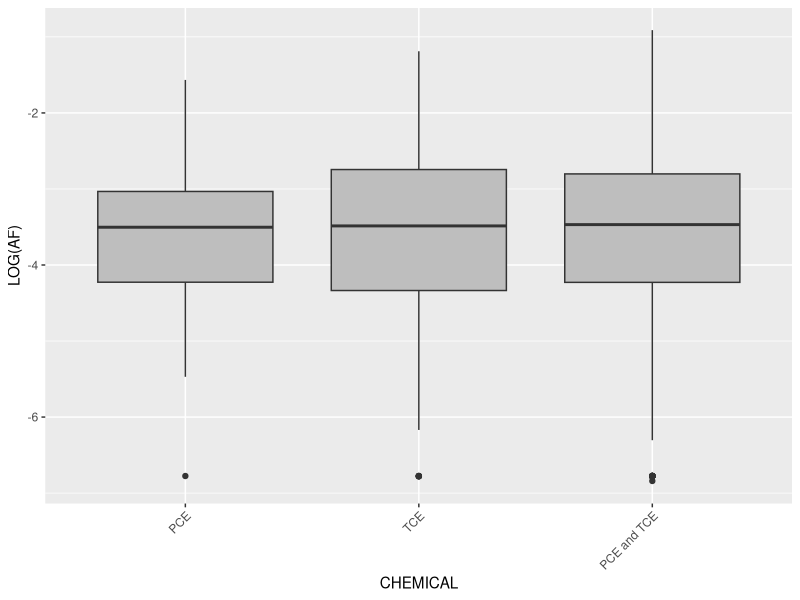
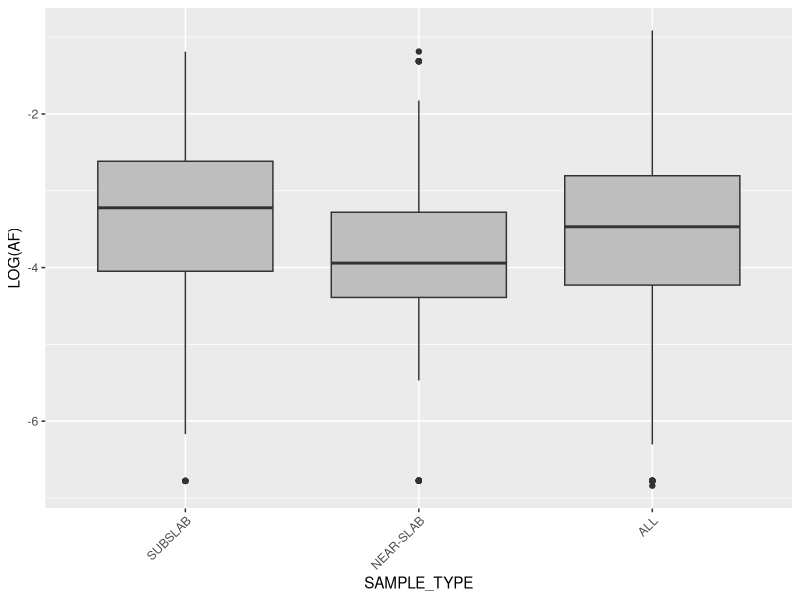
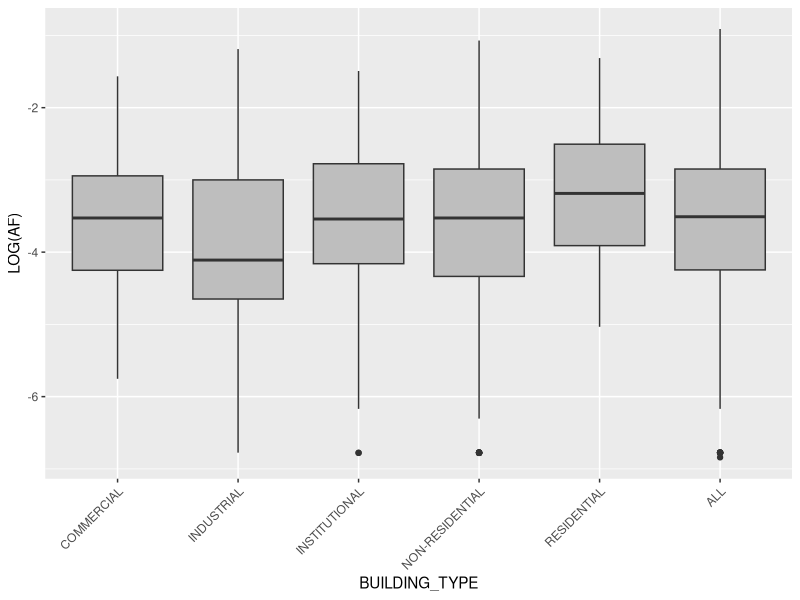
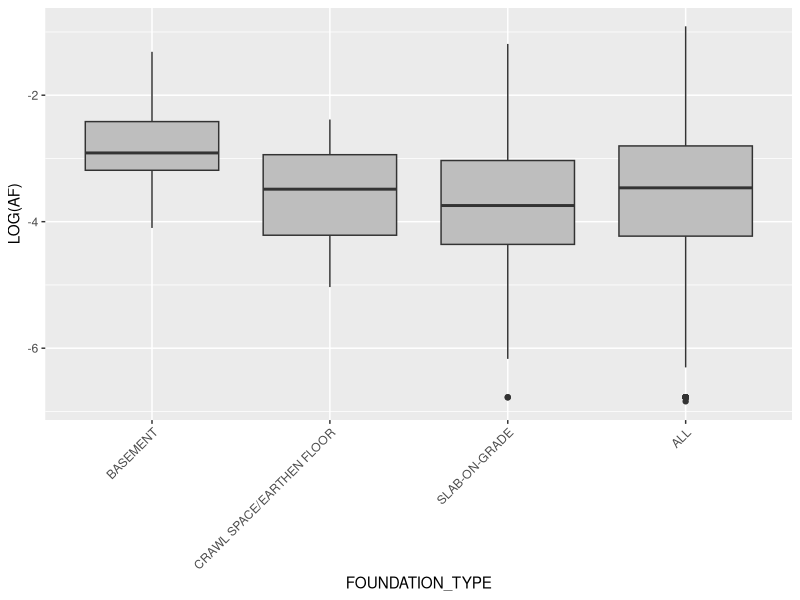
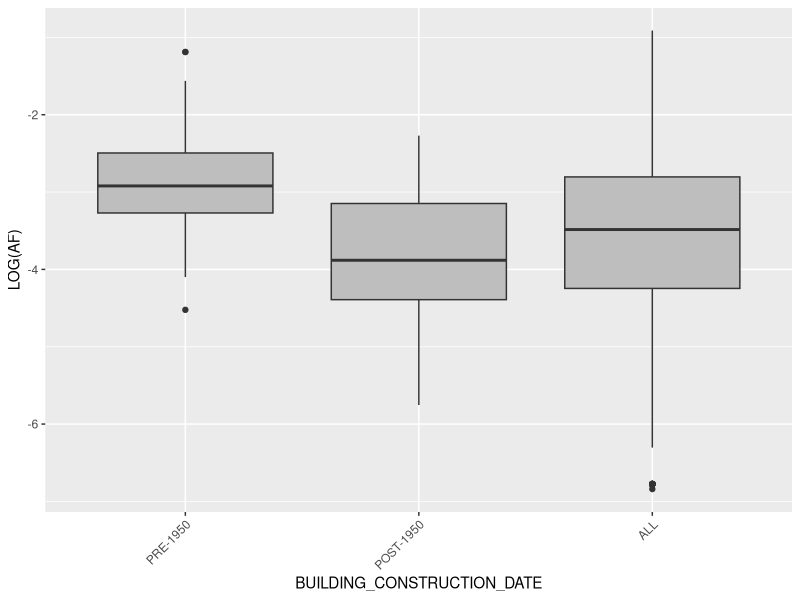
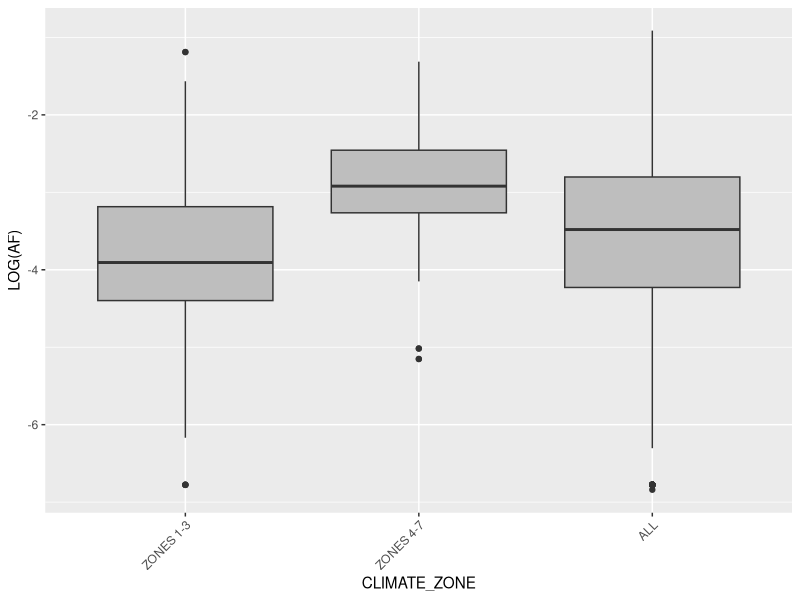
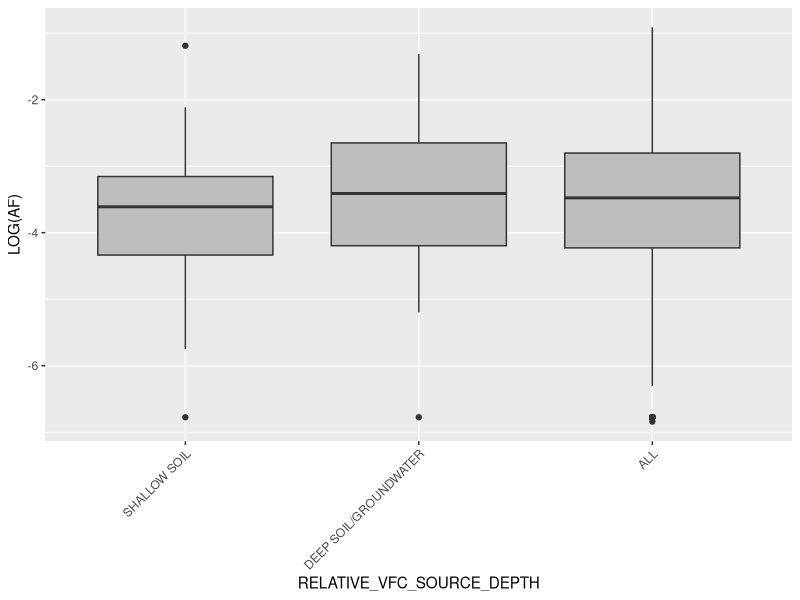
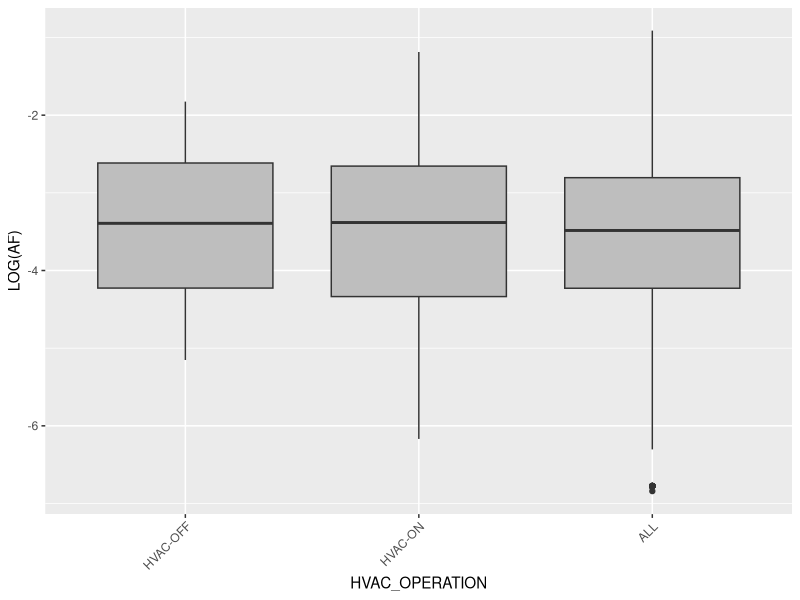

Source code (R) for these figures, in order:
## ---- chunk 1
library(ggplot2)
suppressPackageStartupMessages(library(effects))
library(openxlsx)
## ---- chunk 2

data<-openxlsx::read.xlsx("ANOVA_Raw Data.xlsx",sheet="ANOVA Data",check.names=FALSE,sep.names = "_")
data$`LOG(AF)`<-log10(data$AF)
data<-data[,names(data)!="AF"] #For simplicity, omit AF column as we are modelling log_10(AF).


#Establishing and ordering the correct factor levels for each categorical variable. 

data$CHEMICAL<-factor(as.character(data$CHEMICAL),levels=c("PCE","TCE","PCE and TCE"))

data$SAMPLE_TYPE<-factor(trimws(as.character(data$SAMPLE_TYPE)))
data$SAMPLE_TYPE<-factor(as.character(data$SAMPLE_TYPE),levels=c("SUBSLAB","NEAR-SLAB","ALL"))

data$BUILDING_TYPE<-factor(as.character(data$BUILDING_TYPE),levels=c("COMMERCIAL","INDUSTRIAL","INSTITUTIONAL","NON-RESIDENTIAL","RESIDENTIAL","ALL"))
data$FOUNDATION_TYPE<-factor(as.character(data$FOUNDATION_TYPE),levels=c("BASEMENT","CRAWL SPACE/EARTHEN FLOOR","SLAB-ON-GRADE","ALL"))
data$HVAC_OPERATION<-factor(as.character(data$HVAC_OPERATION),levels=c("HVAC-OFF","HVAC-ON","ALL"))

data$RELATIVE_VFC_SOURCE_DEPTH<-factor(as.character(data$RELATIVE_VFC_SOURCE_DEPTH),levels=c("SHALLOW SOIL","DEEP SOIL/GROUNDWATER","ALL"))

data$BUILDING_CONSTRUCTION_DATE<-factor(as.character(data$BUILDING_CONSTRUCTION_DATE),levels=c("PRE-1950","POST-1950","ALL"))
data$CLIMATE_ZONE<-factor(as.character(data$CLIMATE_ZONE),levels=c("ZONES 1-3","ZONES 4-7","ALL"))
data$PREDOMINANT_SOIL_TYPE<-factor(as.character(data$PREDOMINANT_SOIL_TYPE),levels=c("COARSER GRAINED","FINER GRAINED","ALL"))
data$CSSG_ASSUMPTION<-factor(as.character(data$CSSG_ASSUMPTION),levels=c("AVERAGE CSSG","MAXIMUM CSSG"))
data$CSSG_SAMPLE_DEPTH_Delta<-factor(as.character(data$CSSG_SAMPLE_DEPTH_Delta),levels=c("SUBSLAB (z < 3 ft)","3 <= z <= 5 ft","5 < z <=15","z <= 15 ft","z > 15 ft"))
data$TIME_Delta_BETWEEN_CIA_and_CSSG_SAMPLING<-factor(as.character(data$TIME_Delta_BETWEEN_CIA_and_CSSG_SAMPLING),levels=c("t <= 1 day","1 < t <= 14 days","14 < t <= 60 days","t > 60 days","t < 92 days"))
data$LATERAL_SEPARATION_Delta_BETWEEN_CIA_and_CSSG_SAMPLING<-factor(as.character(data$LATERAL_SEPARATION_Delta_BETWEEN_CIA_and_CSSG_SAMPLING),levels=c("x <= 10 ft","10 < x <=50","50 < x <=100","x < 110 ft"))


summary(data)
## ---- chunk 3

YVar<-"LOG(AF)"
VarNames<-setdiff(names(data),YVar)
lmall<-lm(`LOG(AF)`~.,data)


for(i in 1:length(VarNames)){

  print(ggplot(data, aes(!!sym(VarNames[i]), `LOG(AF)`)) + geom_boxplot(fill = 'grey')+ theme(axis.text.x = element_text(angle = 45, vjust = 1, hjust = 1)))
  
}

## ---- chunk 4
YVar<-"LOG(AF)"
VarNames<-setdiff(names(data),YVar)
lmall<-lm(`LOG(AF)`~.,data)
anova(lmall)
## ---- chunk 5
InSignifVars<-gsub("`","",as.character(na.omit(rownames(as.data.frame(anova(lmall)))[as.vector(as.data.frame(anova(lmall))["Pr(>F)"]>0.05)])))
SignifVars<-gsub("`","",as.character(na.omit(rownames(as.data.frame(anova(lmall)))[as.vector(as.data.frame(anova(lmall))["Pr(>F)"]<0.05)])))
lmSignif<- lm(`LOG(AF)`~.,data[,!names(data) %in% InSignifVars])
anova(lmSignif)
## ---- chunk 6



for(i in SignifVars){

  plot(predictorEffects(predictor=i,mod=lmSignif), axes=list(grid=TRUE,
                      x=list(rotate=45,cex=0.75)),lines=list(lty=0),ylim=c(-4.5,-2))
  
}
